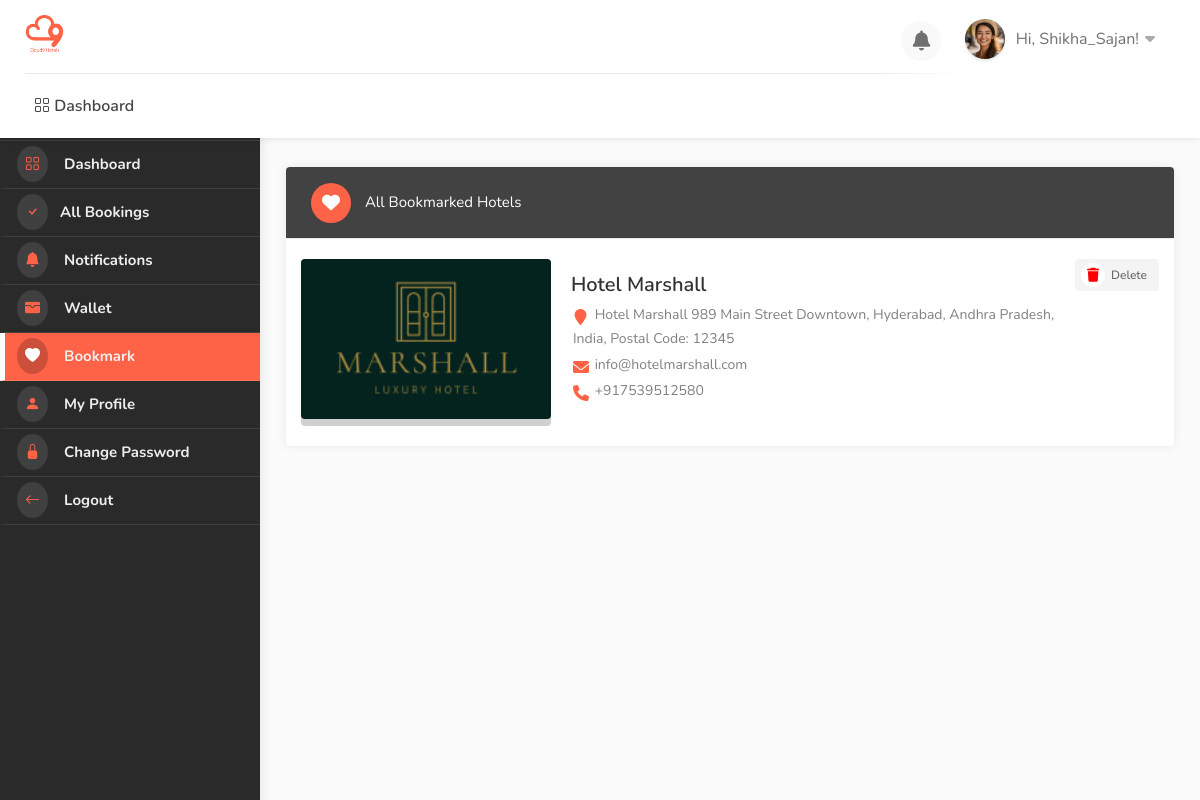
The app's page /dashboard/bookmark/ (signed in) with its own data.
### userauths/models.py (models this page shows, shortened)
class User(AbstractUser):
    full_name = models.CharField(max_length=500, null=True, blank=True)
    username = models.CharField(max_length=500, unique=True, null=True, blank=True)
    email = models.EmailField(unique=True)
    phone = models.CharField(max_length=100, null=True, blank=True)
    gender = models.CharField(max_length=20, choices=GENDER, default="Male")
    otp = models.CharField(max_length=100, null=True, blank=True)
    USERNAME_FIELD = 'email'
    REQUIRED_FIELDS = ['username']

class Profile(models.Model):
    pid = ShortUUIDField(length=7, max_length=25, alphabet="abcdefghijklmnopqrstuvwxyz123")
    image = models.FileField(upload_to=user_directory_path, default="default.jpg", null=True, blank=True)
    user = models.OneToOneField(User, on_delete=models.CASCADE)
    full_name = models.CharField(max_length=500, null=True, blank=True)
    phone = models.CharField(max_length=100, null=True, blank=True)
    gender = models.CharField(max_length=20, choices=GENDER, default="Male")
    address = models.CharField(max_length=100, null=True, blank=True)
    city = models.CharField(max_length=100, null=True, blank=True)
    state = models.CharField(max_length=100, null=True, blank=True)
    country = models.CharField(max_length=1000, null=True, blank=True)
    identity_type = models.CharField(max_length=200, choices=IDENTITY_TYPE, null=True, blank=True)
    identity_image = models.FileField(upload_to=user_directory_path, default="id.jpg", null=True, blank=True)
    facebook = models.URLField(default="https://facebook.com/", null=True, blank=True)
    twitter = models.URLField(default="https://twitter.com/", null=True, blank=True)
    wallet = models.DecimalField(max_digits=12, decimal_places=2, default=0.00)
    verified = models.BooleanField(default=False)
    date = models.DateTimeField(auto_now_add=True)
    class Meta:
        ordering = ['-date']

### hotel/models.py (models this page shows, shortened)
class Bookmark(models.Model):
    user = models.ForeignKey(User, on_delete=models.SET_NULL, null=True, blank=True)
    hotel = models.ForeignKey(Hotel, on_delete=models.SET_NULL, null=True, blank=True)
    bid = ShortUUIDField(unique=True, length=10, max_length=20, alphabet="abcdefghijklmnopqrstuvxyz")
    date= models.DateField(auto_now_add=True)

class Hotel(models.Model):
    user = models.ForeignKey(User, on_delete=models.SET_NULL, null=True)
    name = models.CharField(max_length=100)
    description = CKEditor5Field(null=True, blank=True, config_name='extends')
    image = models.FileField(upload_to="hotel_gallery")
    address = models.CharField(max_length=200)
    mobile = models.CharField(max_length=200)
    email = models.EmailField(max_length=100)
    status = models.CharField(max_length=20, choices=HOTEL_STATUS, default="Live")
    tags = TaggableManager(blank=True)
    views = models.IntegerField(default=0)
    featured = models.BooleanField(default=False)
    hid = ShortUUIDField(unique=True, length=10, max_length=20, alphabet="abcdefghijklmnopqrstuvwxyz")
    slug = models.SlugField(unique=True)
    date = models.DateTimeField(auto_now_add=True)
    def hotel_gallery(self):
        return HotelGallery.objects.filter(hotel=self)

### user_dashboard/views.py (the view)
# urls.py: path("bookmark/", views.bookmark, name="bookmark"),
@login_required
def bookmark(request):
    bookmark = Bookmark.objects.filter(user=request.user)
    return render(request, "user_dashboard/bookmark.html", {"bookmark": bookmark})

### templates/user_dashboard/bookmark.html (shortened to what this page needs)
{% extends 'partials/dashboard_base.html' %}
{% load static %}
{% block content %}
<div id="dashboard">
    {% include 'partials/dashboard_sidebar.html' %}
    <div class="utf_dashboard_content">
        <div class="row">
            <div class="col-lg-12 col-md-12">
                <div class="utf_dashboard_list_box margin-top-0">
                    <h4><i class="fas fa-heart"></i> All Bookmarked Hotels</h4>
                    <ul>
                        {% for b in bookmark %}
                            <li>
                                <div class="utf_list_box_listing_item">
                                    <div class="utf_list_box_listing_item-img">
                                        <a href=--""><img src="{{b.hotel.image.url}}" style="height: 160px" alt=""></a>
                                    </div>
                                    <div class="utf_list_box_listing_item_content">
                                        <div class="inner">
                                            <h3>{{b.hotel.name}}</h3>
                                            <span><i class="fa fa-map-marker"></i> {{b.hotel.address}}</span>
                                            <span><i class="fa fa-envelope"></i> {{b.hotel.email}}</span>
                                            <span><i class="fa fa-phone"></i> {{b.hotel.mobile}}</span>
                                        </div>
                                    </div>
                                    <div> <a href="{% url 'user_dashboard:delete_bookmark' b.bid %}" class="button gray"><i class="fas fa-trash" style="color: red;"></i> Delete</a> </div>
                                </div>
                            </li>
                        {% empty %}
                        <li>
                            <h6>No Bookmarks Yet</h6>
                        </li>
                        {% endfor %}
                    </ul>
                </div>
            </div>
        </div>
    </div>
</div>
{% endblock content %}

### templates/partials/dashboard_base.html (shortened to what this page needs)
{% load static %}
<!DOCTYPE html>
<html lang="zxx">
<head>
    <link rel="stylesheet" href="{% static 'css/stylesheet.css' %}">
    <link rel="stylesheet" href="{% static 'css/mmenu.css' %}">
    <link rel="stylesheet" href="{% static 'css/perfect-scrollbar.css' %}">
    <link rel="stylesheet" href="{% static 'css/style.css' %}" id="colors">
    <link rel="stylesheet" href="https://cdn.jsdelivr.net/npm/bootstrap-icons@1.10.5/font/bootstrap-icons.css">
    <link rel="stylesheet" href="https://cdnjs.cloudflare.com/ajax/libs/font-awesome/4.7.0/css/font-awesome.css" />
    <link rel="stylesheet" href="https://cdnjs.cloudflare.com/ajax/libs/font-awesome/6.0.0/css/all.min.css" />
    <link rel="stylesheet" href="https://cdn.jsdelivr.net/npm/@mdi/font@7.2.96/css/materialdesignicons.min.css">
    <link href='https://unpkg.com/boxicons@2.1.4/css/boxicons.min.css' rel='stylesheet'>
    <link rel="stylesheet" href="https://cdn.jsdelivr.net/npm/remixicon-ligatures@2.5.0/fonts/remixicon.min.css">
    <link href="https://cdn.jsdelivr.net/npm/remixicon@2.2.0/fonts/remixicon.css" rel="stylesheet">
</head>
<body>
    <div id="main_wrapper">
        <header id="header_part" class="fixed fullwidth_block dashboard">
            <div id="header" class="not-sticky">
                <div class="container">
                    <div class="utf_left_side">
                        <div id="logo"> <a href="{% url 'user_dashboard:dashboard' %}"><img src="{% static 'images/logo.png' %}" alt=""></a> </div>
                        <nav id="navigation" class="style_one">
                            <ul id="responsive">
                                <li><a href="{% url 'user_dashboard:dashboard' %}"> <i class="bi bi-grid"></i> Dashboard</a></li>
                            </ul>
                        </nav>
                        <div class="clearfix"></div>
                    </div>
                    <div class="utf_right_side">
                        <div class="header_widget">
                            <div class="dashboard_header_button_item {% if noti %} has-noti {% endif %} js-item-menu">
                                <i class="fas fa-bell"></i>
                            </div>
                            <div class="utf_user_menu">
                                <div class="utf_user_name"><span><img src="{{request.user.profile.image.url}}" alt=""></span>Hi, {{request.user.username|title}}!</div>
                            </div>
                        </div>
                    </div>
                </div>
            </div>
        </header>
        {% block content %}
        {% endblock content %}
    </div>
</body>
</html>

### static/css/mmenu.css (style rules this page uses)
:root { --mm-line-height: 20px; --mm-listitem-size: 44px; --mm-navbar-size: 44px; --mm-offset-top: 0; --mm-offset-right: 0; --mm-offset-bottom: 0; --mm-offset-left: 0; --mm-color-border: rgba(0, 0, 0, 0.1); --mm-color-button: rgba(0, 0, 0, 0.3); --mm-color-text: rgba(0, 0, 0, 0.75); --mm-color-text-dimmed: rgba(0, 0, 0, 0.3); --mm-color-background: #f3f3f3; --mm-color-background-highlight: rgba(0, 0, 0, 0.05); --mm-color-background-emphasis: rgba(255, 255, 255, 0.4); --mm-shadow: 0 0 10px rgba(0, 0, 0, 0.3) }

### static/css/style.css (style rules this page uses)
body { color: #707070; font-size: 15px; line-height: 28px; background-color: #fff; }
body, h1, h2, h3, h4, h5, h6, input[type="text"], input[type="password"], input[type="email"], textarea, select, input[type="button"], input[type="submit"], button, #tiptip_content, .map-box p, .map-box div, .numerical-rating .utf_counter_star_rating, body .nav_responsive i.menu-trigger:after { font-family: 'Nunito', sans-serif; text-transform: none; }
h1, h2, h3, h4, h5, h6 { color: #323232; }
* { margin: 0px; padding: 0px; box-sizing: border-box; }
ul, li { margin: 0px; list-style-type: none; }

### records on screen
User: user.profile.image (picture), user.username "Shikha_Sajan"
Bookmark: hotel.image (picture), hotel.name "Hotel Marshall", hotel.address "Hotel Marshall 989 Main Street Downtown, Hyderabad, Andhra Pradesh, India, Postal Code: 12345", hotel.email "info@hotelmarshall.com", hotel.mobile "+917539512580"
